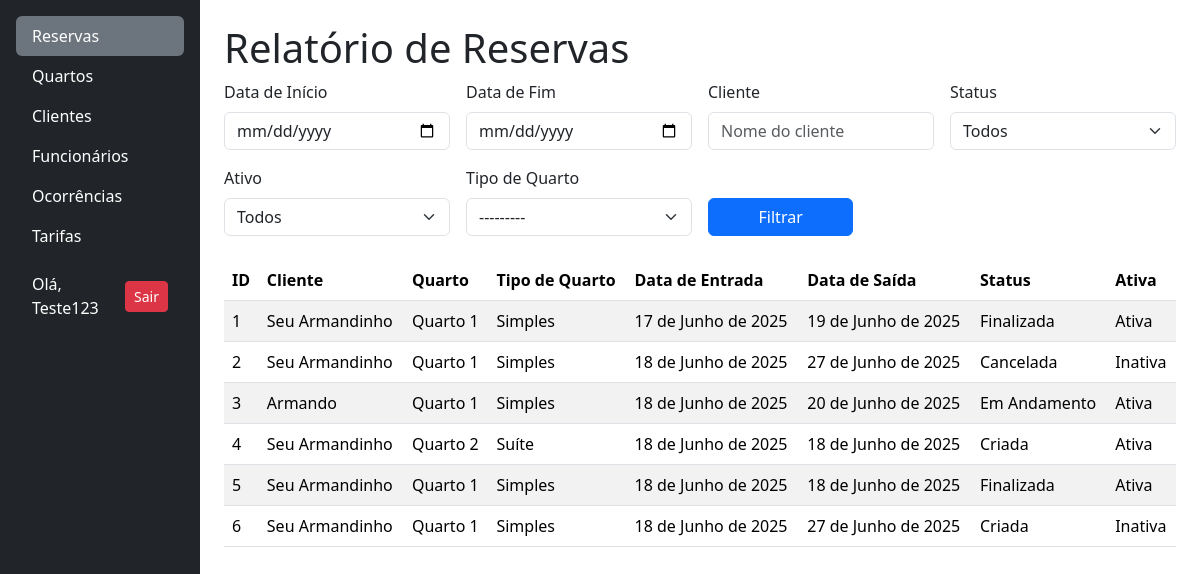
Screenshot of /relatorio/ (signed in) with the database file from the repository.
### reservas/models.py (models this page shows, shortened)
class Reserva(models.Model):
    data_entrada = models.DateField()
    data_saida = models.DateField()
    cliente = models.ForeignKey(Cliente, on_delete=models.RESTRICT)
    funcionario = models.ForeignKey(User, on_delete=models.RESTRICT)
    quarto = models.ForeignKey(Quarto, on_delete=models.RESTRICT)
    criada_em = models.DateTimeField(auto_now_add=True)
    status = models.CharField(
        max_length=20,
        choices=STATUS_RESERVA_CHOICES,
        default='criada',
    )
    ativa = models.BooleanField(default=True)

### clientes/models.py (models this page shows, shortened)
class Cliente(models.Model):
    nome = models.CharField(max_length=50, blank=False)
    email = models.EmailField(max_length=254, blank=False)
    telefone = models.CharField(max_length=11, blank=False)
    cpf = models.CharField(max_length=11, unique=True, blank=False)
    endereco = models.CharField(
        max_length=50, blank=False, verbose_name="Endereço")
    cep = models.CharField(max_length=8, blank=False)
    ativo = models.BooleanField(default=True)

### quartos/models.py (models this page shows)
class Quarto(models.Model):
    numero = models.IntegerField(
        unique=True,
        verbose_name="Número do Quarto"
    )
    andar = models.IntegerField(
        verbose_name="Andar do Quarto"
    )
    descricao = models.TextField(
        blank=True,
        null=True,
        verbose_name="Descrição do Quarto"
    )
    status = models.CharField(
        choices=QUARTO_STATUS_CHOICES,
        max_length=25,
        blank=False,
        verbose_name="Status Atual"
    )
    tipo = models.ForeignKey(
        TipoQuarto,
        on_delete=models.RESTRICT,
        verbose_name="Tipo de Quarto"
    )
    def __str__(self):
        return f"Quarto {self.numero}"

class TipoQuarto(models.Model):
    nome = models.CharField(max_length=100, unique=True, blank=False)
    descricao = models.TextField(max_length=400, blank=True, null=True)
    capacidade = models.IntegerField(verbose_name="Capacidade", blank=False)
    def __str__(self):
        return f"{self.nome}"

### reservas/views.py (the view, shortened to what this page needs)
# urls.py: path('relatorio/', views.gerar_relatorio_reservas, name='relatorio_reservas'),
@login_required
def gerar_relatorio_reservas(request):
    form = RelatorioReservas(request.GET or None)
    reservas = Reserva.objects.select_related(
        'cliente', 'quarto', 'funcionario').all()
    for reserva in reservas:
        reserva.nome_status = STATUS_MAP.get(
            reserva.status, 'Desconhecido')
    context = {
        'form': form,
        'reservas': reservas,
    }
    return render(request, 'reservas/relatorio_reservas.html', context)

### reservas/templates/reservas/relatorio_reservas.html
{% extends 'base.html' %}
{% block content %}
<h1>Relatório de Reservas</h1>
<form method="get" action="" class="mb-4">
    <div class="row g-3">
        <div class="col-md-3">
            <label for="{{ form.data_inicio.id_for_label }}" class="form-label">{{ form.data_inicio.label }}</label>
            {{ form.data_inicio }}
        </div>
        <div class="col-md-3">
            <label for="{{ form.data_fim.id_for_label }}" class="form-label">{{ form.data_fim.label }}</label>
            {{ form.data_fim }}
        </div>
        <div class="col-md-3">
            <label for="{{ form.cliente.id_for_label }}" class="form-label">{{ form.cliente.label }}</label>
            {{ form.cliente }}
        </div>
        <div class="col-md-3">
            <label for="{{ form.status.id_for_label }}" class="form-label">{{ form.status.label }}</label>
            {{ form.status }}
        </div>
        <div class="col-md-3">
            <label for="{{ form.ativo.id_for_label }}" class="form-label">{{ form.ativo.label }}</label>
            {{ form.ativo }}
        </div>
        <div class="col-md-3">
            <label for="{{ form.quarto.id_for_label }}" class="form-label">{{ form.quarto.label }}</label>
            {{ form.quarto }}
        </div>
        <div class="col-md-2">
            <label class="form-label d-block">&nbsp;</label>
            <button type="submit" class="btn btn-primary w-100">Filtrar</button>
        </div>
    </div>
</form>
<div class="table-responsive mt-4">
    <table class="table table-striped">
        <thead>
            <tr>
                <th>ID</th>
                <th>Cliente</th>
                <th>Quarto</th>
                <th>Tipo de Quarto</th>
                <th>Data de Entrada</th>
                <th>Data de Saída</th>
                <th>Status</th>
                <th>Ativa</th>
            </tr>
        </thead>
        <tbody>
            {% for reserva in reservas %}
            <tr>
                <td>{{ reserva.id }}</td>
                <td>{{ reserva.cliente.nome }}</td>
                <td>{{ reserva.quarto }}</td>
                <td>{{ reserva.quarto.tipo.nome }}</td>
                <td>{{ reserva.data_entrada }}</td>
                <td>{{ reserva.data_saida }}</td>
                <td>{{ reserva.nome_status }}</th>
                <td>{{ reserva.ativa|yesno:"Ativa,Inativa" }}</td>
            </tr>
            {% empty %}
            <tr>
                <td colspan="6" class="text-center">Nenhum registro de reserva encontrado.</td>
            </tr>
            {% endfor %}
        </tbody>
    </table>
</div>
{% endblock %}

### templates/partials/_menu_itens.html
<ul class="nav nav-pills flex-column mb-auto">
    <li>
        <a href="{% url 'reservas:reservas' %}"
           class="nav-link text-white {% if request.resolver_match.app_name == 'reservas' %}active bg-secondary{% endif %}">
            Reservas
        </a>
    </li>
    <li>
        <a href="{% url 'quartos' %}"
           class="nav-link text-white {% if '/quartos/' in request.path %}active bg-secondary{% endif %}">
            Quartos
        </a>
    </li>
    <li>
        <a href="{% url 'clientes' %}"
           class="nav-link text-white {% if '/clientes/' in request.path %}active bg-secondary{% endif %}">
            Clientes
        </a>
    </li>
    <li>
        <a href="{% url 'funcionarios' %}"
           class="nav-link text-white {% if '/funcionarios/' in request.path %}active bg-secondary{% endif %}">
            Funcionários
        </a>
    </li>
    <li>
        <a href="#" class="nav-link text-white {% if request.resolver_match.url_name == 'ocorrencias' %}active bg-secondary{% endif %}">
            Ocorrências
        </a>
    </li>
    <li>
        <a href="#" class="nav-link text-white {% if request.resolver_match.url_name == 'tarifas' %}active bg-secondary{% endif %}">
            Tarifas
        </a>
    </li>
     {% if user.is_authenticated %}
        <li class="mt-3">
            <div class="d-flex align-items-center gap-2 px-3 text-white">
                <span>Olá, {{ user.username }}</span>
                <a href="{% url 'logout' %}" class="btn btn-danger btn-sm ms-auto">Sair</a>
                </div>
        </li>
    {% endif %}
</ul>

### templates/base.html (style rules this page uses)
html, body { height: 100%; margin: 0; }

### rows the page displays
Reserva: id "1", cliente.nome "Seu Armandinho", quarto "Quarto 1", quarto.tipo.nome "Simples", data_entrada "17 de Junho de 2025", data_saida "19 de Junho de 2025", nome_status "Finalizada", ativa "Ativa"
Reserva: id "2", cliente.nome "Seu Armandinho", quarto "Quarto 1", quarto.tipo.nome "Simples", data_entrada "18 de Junho de 2025", data_saida "27 de Junho de 2025", nome_status "Cancelada", ativa "Inativa"
Reserva: id "3", cliente.nome "Armando", quarto "Quarto 1", quarto.tipo.nome "Simples", data_entrada "18 de Junho de 2025", data_saida "20 de Junho de 2025", nome_status "Em Andamento", ativa "Ativa"
Reserva: id "4", cliente.nome "Seu Armandinho", quarto "Quarto 2", quarto.tipo.nome "Suíte", data_entrada "18 de Junho de 2025", data_saida "18 de Junho de 2025", nome_status "Criada", ativa "Ativa"
Reserva: id "5", cliente.nome "Seu Armandinho", quarto "Quarto 1", quarto.tipo.nome "Simples", data_entrada "18 de Junho de 2025", data_saida "18 de Junho de 2025", nome_status "Finalizada", ativa "Ativa"
Reserva: id "6", cliente.nome "Seu Armandinho", quarto "Quarto 1", quarto.tipo.nome "Simples", data_entrada "18 de Junho de 2025", data_saida "27 de Junho de 2025", nome_status "Criada", ativa "Inativa"

### other values shown
{{ user.username }} "Teste123"
